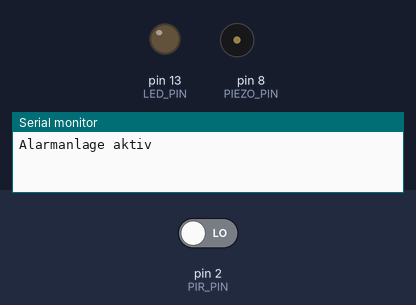
This sketch was run on a simulated Arduino Uno, built with avr-gcc and run on an emulated ATmega328P. Shown: output pins drawn as LEDs (lit = HIGH), buzzer (waves = sounding), the last lines printed to the serial monitor. Dashed ring = blinking. Inputs (shaded band) come from the test bench; at power-on: pin 2 (PIR_PIN) LOW.

Above: at 3.2 s.
3.3 s: pin 2 (PIR_PIN) driven HIGH
At 3.45 s:
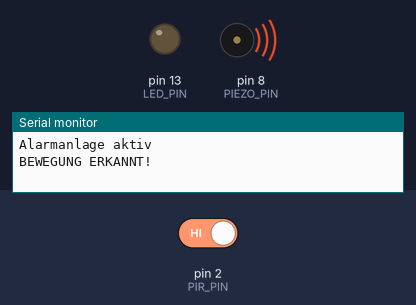
6.3 s: pin 2 (PIR_PIN) driven LOW
At 6.45 s:
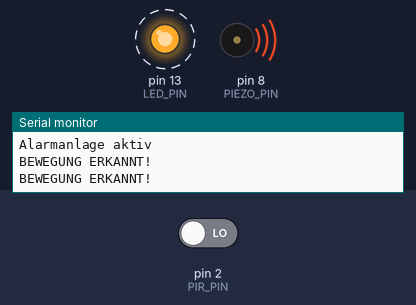
Timing chart, 0 to 9.3 s (numbered marks = the images above; inputs shaded):
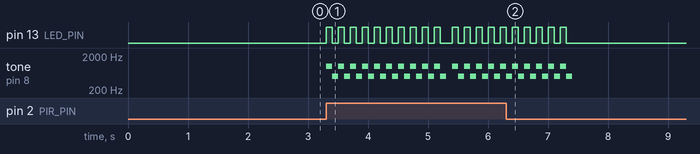

The sketch:

alarm_pir.ino
```cpp
/*
 * Projekt 26: Alarmanlage mit Bewegungsmelder
 * PIR-Sensor erkennt Bewegung und aktiviert LED + Summer.
 *
 * Schaltung:
 * - PIR OUT an Pin 2
 * - LED an Pin 13
 * - Piezo an Pin 8
 */

const int PIR_PIN = 2;
const int LED_PIN = 13;
const int PIEZO_PIN = 8;

void setup() {
  pinMode(PIR_PIN, INPUT);
  pinMode(LED_PIN, OUTPUT);
  Serial.begin(9600);
  Serial.println("Alarmanlage aktiv");
  delay(2000);  // PIR Aufwärmzeit
}

void loop() {
  if (digitalRead(PIR_PIN) == HIGH) {
    Serial.println("BEWEGUNG ERKANNT!");

    // Alarm auslösen
    for (int i = 0; i < 10; i++) {
      digitalWrite(LED_PIN, HIGH);
      tone(PIEZO_PIN, 1000);
      delay(100);
      digitalWrite(LED_PIN, LOW);
      tone(PIEZO_PIN, 500);
      delay(100);
    }
    noTone(PIEZO_PIN);
  }

  delay(100);
}
```

Measured:
- after the input at 6.3 s, pin 13 (LED_PIN): goes on until 7.3 s, then stays LOW; tone on pin 8 (PIEZO_PIN): goes on until 7.4 s, then stays silent
